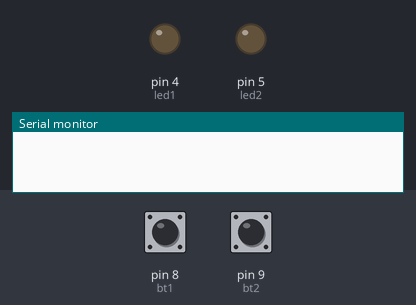
This sketch was run on a simulated Arduino Uno, built with avr-gcc and run on an emulated ATmega328P. Shown: output pins drawn as LEDs (lit = HIGH), the last lines printed to the serial monitor. Inputs (shaded band) come from the test bench; at power-on: pin 8 (bt1) HIGH, pin 9 (bt2) HIGH.

Above: at 1.2 s.
1.3 s: pin 8 (bt1) pulled LOW for 0.15 s
At 1.38 s:
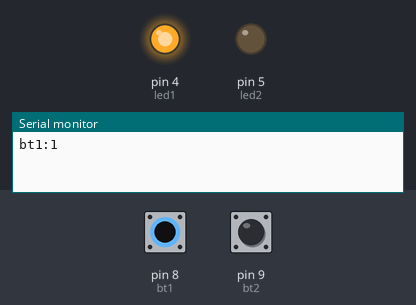
2.9 s: pin 9 (bt2) pulled LOW for 0.15 s
At 3.7 s:
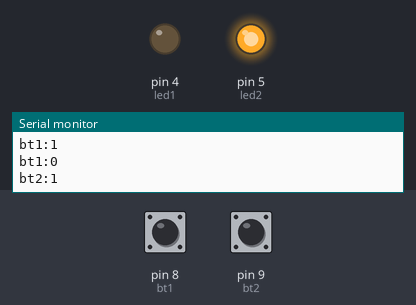
4.5 s: pin 8 (bt1) pulled LOW for 1 s
At 5.3 s:
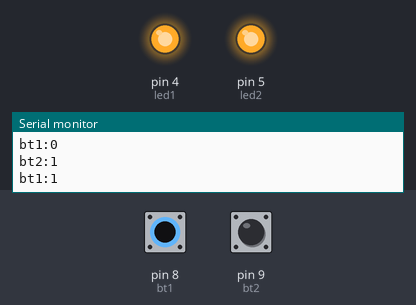
7.0 s: pin 8 (bt1) pulled LOW for 3.2 s
At 11.2 s:
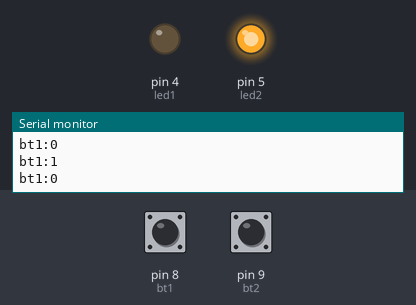
11.7 s: pin 9 (bt2) pulled LOW for 1 s
At 12.4 s:
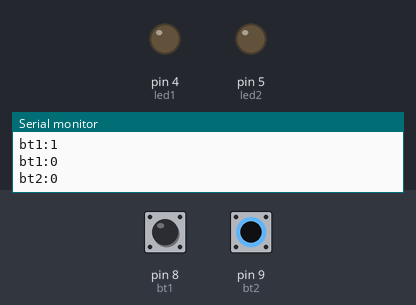
Timing chart, 0 to 14.7 s (numbered marks = the images above; inputs shaded):
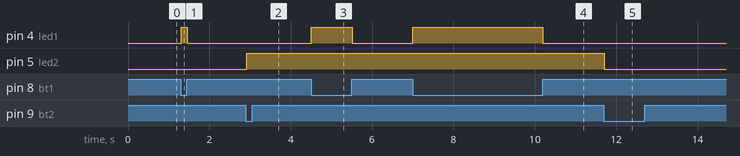

Measured:
- after the input at 1.3 s, pin 4 (led1): LOW → HIGH at once, → LOW 0.15 s later
- after the input at 2.9 s, pin 5 (led2): LOW → HIGH at once
- after the input at 4.5 s, pin 4 (led1): LOW → HIGH at once, → LOW 1.0 s later
- after the input at 7.0 s, pin 4 (led1): LOW → HIGH at once, → LOW 3.2 s later
- after the input at 11.7 s, pin 5 (led2): HIGH → LOW at once

The sketch:

momentary_toggle_w_led.ino
```cpp
int led1 = 4;
int led2 = 5;
int bt1 = 8;
int bt2 = 9;
boolean bt1g = true;
boolean bt2g = true;
int bt2t = 0;

void setup() {
  Serial.begin(9600);
  pinMode(led1, OUTPUT);
  pinMode(led2, OUTPUT);
  pinMode(bt1, INPUT_PULLUP);
  pinMode(bt2, INPUT_PULLUP);
}

void loop() {
  ////BT1//// - Momentary Switch

  //IF bt1 is on
  if ( bt1g ) {
    if ( digitalRead(bt1) == LOW ) {
      digitalWrite(led1, HIGH);
      Serial.print("bt1:");
      Serial.println(1);
      bt1g = false;
    }
  }
  //If bt1 is off
  if (!bt1g) {
    if ( digitalRead(bt1) == HIGH ) {
      digitalWrite(led1, LOW);
      Serial.print("bt1:");
      Serial.println(0);
      bt1g = true;
    }
  }


  ////BT2//// - Toggle Switch

  //IF bt2 is on
  if ( bt2g ) {
    if ( digitalRead(bt2) == LOW ) {
      bt2t = (bt2t + 1)%2; //toggles bt2t between 0 & 1
      Serial.print("bt2:");
      Serial.println(bt2t);
      bt2g = false;
    }
  }
  //If bt2 is off
  if (!bt2g) {
    if ( digitalRead(bt2) == HIGH ) {
     // Serial.print("bt2:");
      //Serial.println(0);
      bt2g = true;
    }
  }

  //toggle led2 on and off w/bt2 button
  if(bt2t == 0) digitalWrite(led2, LOW);
  if(bt2t == 1) digitalWrite(led2, HIGH);

  delay(15);
}
```
